Frame 1 (no input): blank canvas, image omitted
Frame 60 (no input): blank canvas, image omitted
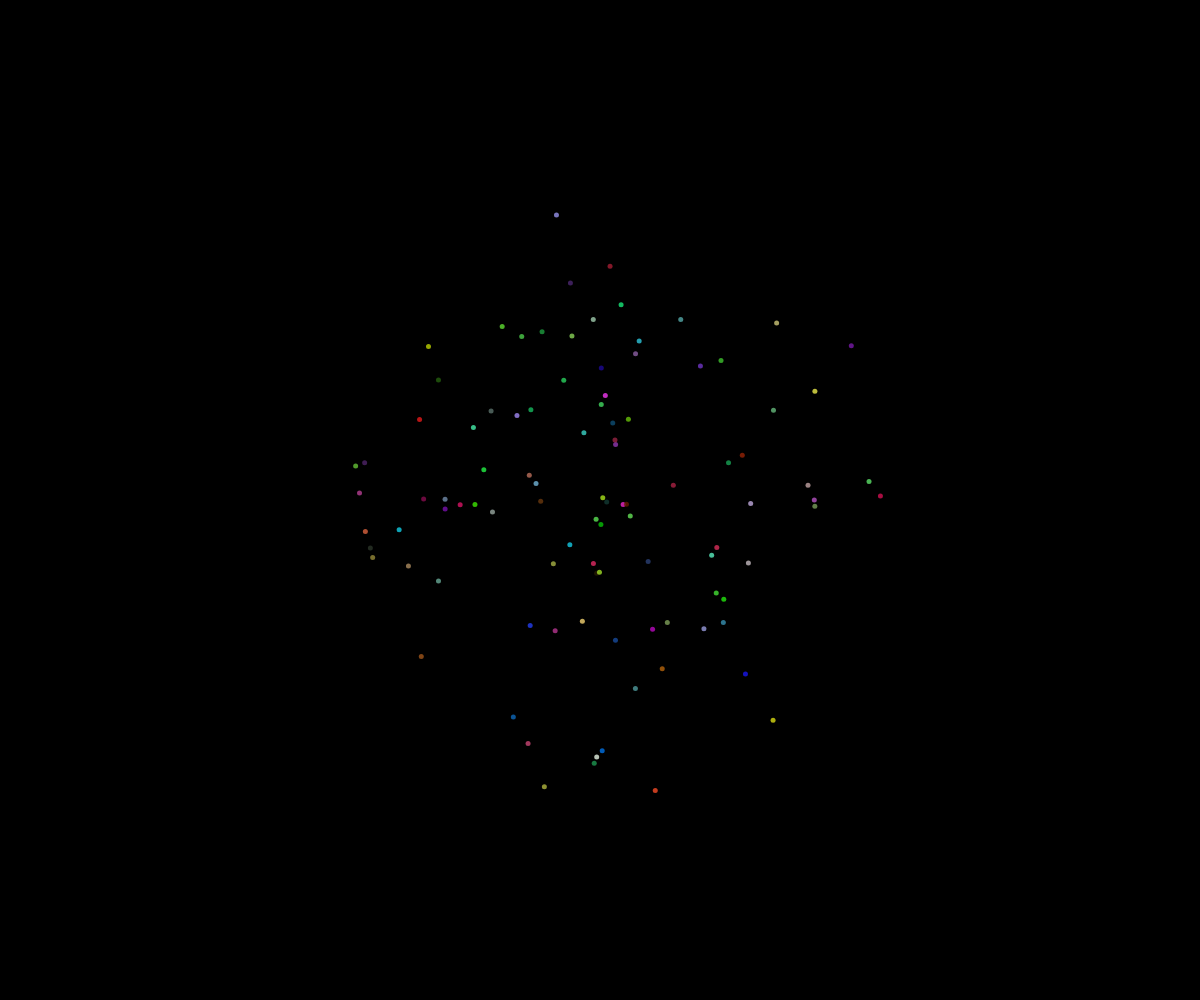
Frame 120 (the mouse pressed at the canvas centre since frame 60)

The p5.js sketch whose frames 1 and 60 were blank and that drew this single picture after the mouse press (run headless with seeded random() and noise() and a simulated clock; from frame 60 on, the mouse is pressed at the canvas centre):

// p5.js sketch
// ── sketch.js
//fireworks

const NUMBER_OF_FIREWORKS_PER_CLICK = 100;

class Particle {
  constructor(x, y, dx, dy) {
    this.x = x;
    this.y = y;
    this.size = 5;
    this.dx = dx;
    this.dy = dy;
    this.r = random(255);
    this.g = random(255);
    this.b = random(255);
    this.opacity = 255;
  }
  display() {
    noStroke();
    fill(this.r, this.g, this.b, this.opacity);
    circle(this.x, this.y, this.size);
  }
  update() {
    this.x += this.dx;
    this.y += this.dy;
    this.opacity--;
  }

  isDead() {
    return this.opacity <= 0;
  }
}

let theFireworks = [];

function setup() {
  createCanvas(windowWidth, windowHeight);
}

function draw() {
  background(0);
  for (let firework of theFireworks) {
    if (firework.isDead()) {
      let index = theFireworks.indexOf(firework);
      theFireworks.splice(index, 1);
    }
    else {
      firework.update();
      firework.display();
    }
  }
}

function mousePressed() {
  for (let i = 0; i < NUMBER_OF_FIREWORKS_PER_CLICK; i++) {
    let someFirework = new Particle(mouseX, mouseY, cos(i)*random(5), sin(i)*random(5));
    theFireworks.push(someFirework);
  }
}
